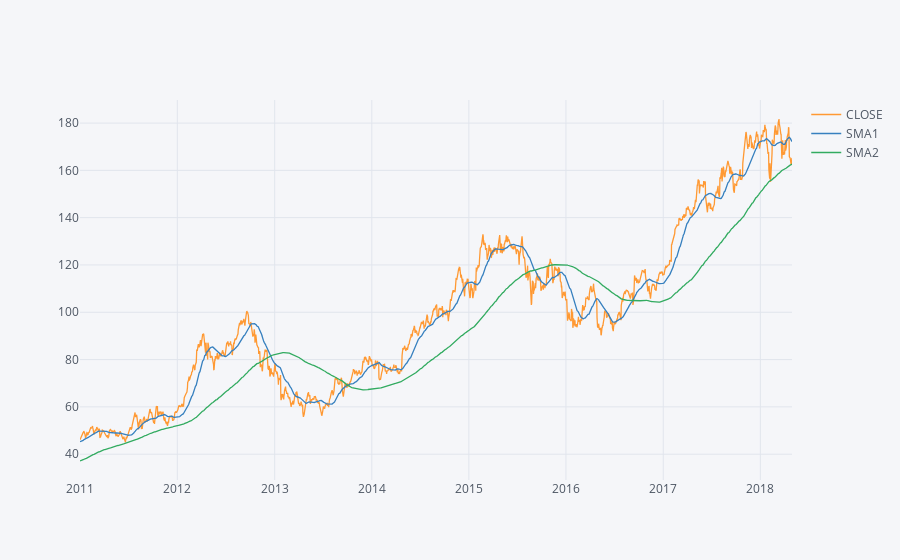

This figure's notebook cell:
### Code cell
data.iplot()

### Figure 1 — Plotly figure (JSON) as saved in the notebook; plotly's stock layout.template omitted (floating-point values rounded to 4 significant figures; data arrays with more than 128 entries replaced by an {"elided": "..."} marker saying what was removed)
{"data": [{"line": {"color": "rgba(255, 153, 51, 1.0)", "dash": "solid", "shape": "linear", "width": 1.3}, "mode": "lines", "name": "CLOSE", "text": "", "type": "scatter", "x": {"elided": "1844 str values"}, "y": {"elided": "1844 float values"}}, {"line": {"color": "rgba(55, 128, 191, 1.0)", "dash": "solid", "shape": "linear", "width": 1.3}, "mode": "lines", "name": "SMA1", "text": "", "type": "scatter", "x": {"elided": "1844 str values"}, "y": {"elided": "1844 float values"}}, {"line": {"color": "rgba(50, 171, 96, 1.0)", "dash": "solid", "shape": "linear", "width": 1.3}, "mode": "lines", "name": "SMA2", "text": "", "type": "scatter", "x": {"elided": "1844 str values"}, "y": {"elided": "1844 float values"}}], "layout": {"legend": {"bgcolor": "#F5F6F9", "font": {"color": "#4D5663"}}, "paper_bgcolor": "#F5F6F9", "plot_bgcolor": "#F5F6F9", "title": {"font": {"color": "#4D5663"}}, "xaxis": {"gridcolor": "#E1E5ED", "showgrid": true, "tickfont": {"color": "#4D5663"}, "title": {"font": {"color": "#4D5663"}, "text": ""}, "zerolinecolor": "#E1E5ED"}, "yaxis": {"gridcolor": "#E1E5ED", "showgrid": true, "tickfont": {"color": "#4D5663"}, "title": {"font": {"color": "#4D5663"}, "text": ""}, "zerolinecolor": "#E1E5ED"}}}
